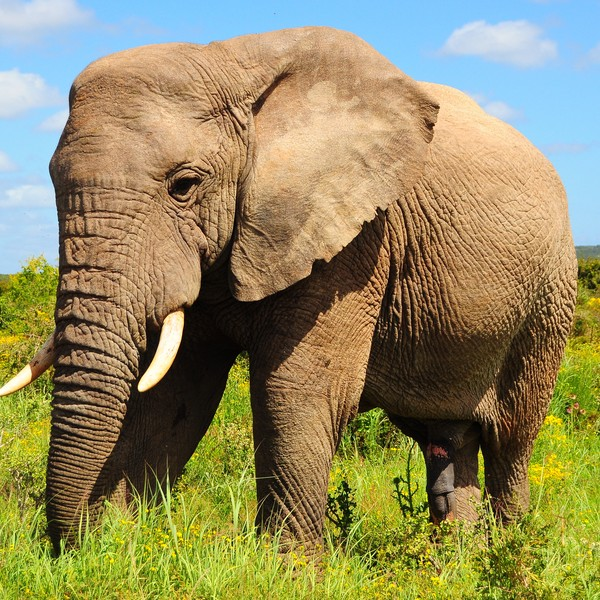
#> input picture pics/elephant.jpg, 600 x 600 px
$ jupyter execute --allow-errors imageFunctions-2.ipynb
#> lines starting #> are read from the running program, lines starting #| are printed output that depends on the picture; long printed decimals are rounded
[cell 1]
import cv2
import numpy as np
from matplotlib import pyplot as plt

[cell 2]
imageGray = cv2.imread("../pics/elephant.jpg", cv2.IMREAD_GRAYSCALE)
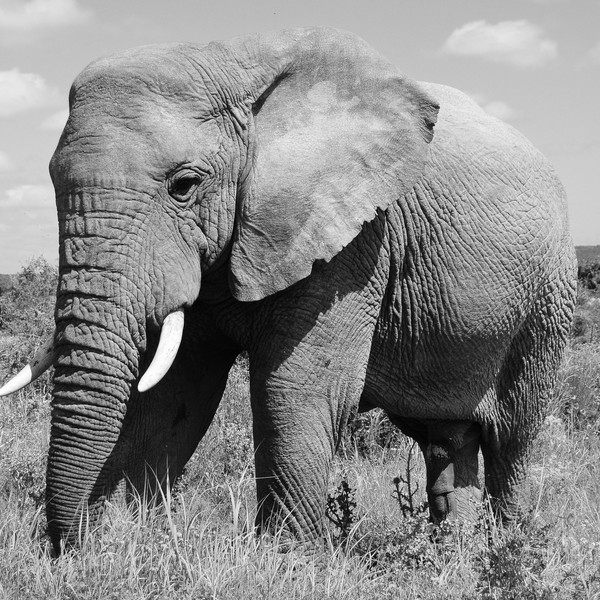
#> imageGray: shape (600, 600); min 0, max 255, mean 136.5
plt.imshow(imageGray, "gray")
plt.show()

imageColor = cv2.imread("../pics/elephant.jpg", cv2.IMREAD_COLOR)
#> imageColor is the input picture: shape (600, 600, 3); mean B, G, R 96.6, 139, 146.9

b,g,r = cv2.split(imageColor)
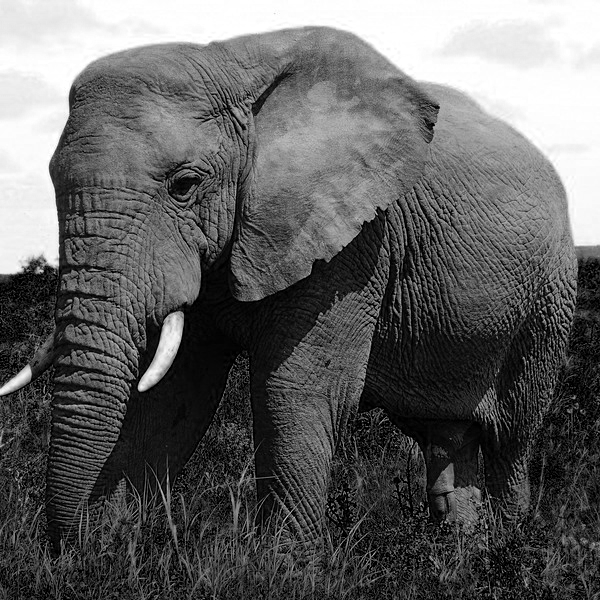
#> b: shape (600, 600); min 0, max 255, mean 96.6
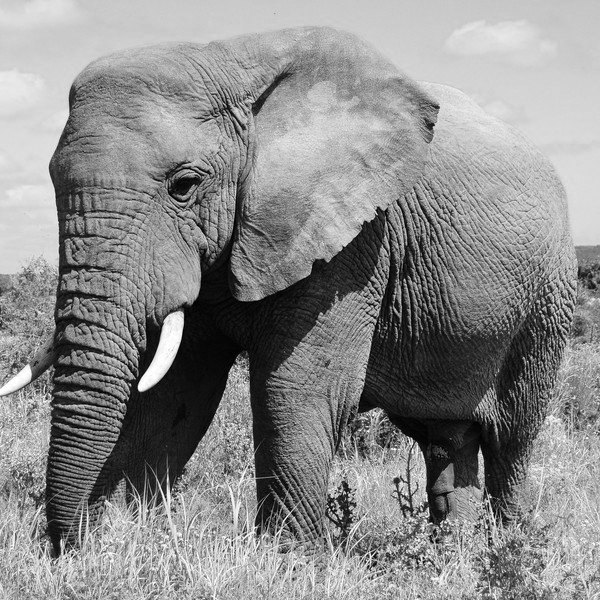
#> g: shape (600, 600); min 0, max 255, mean 139
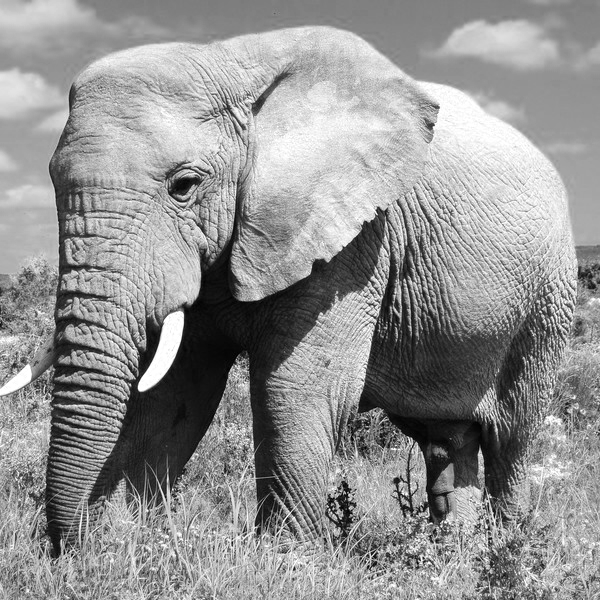
#> r: shape (600, 600); min 0, max 255, mean 146.9
imageColor = cv2.merge((r,g,b))

plt.imshow(imageColor)
plt.show()

[cell 3]
def avgIntensity(image):

    w = image.shape[0]
#> w = 600
    h = image.shape[1]
#> h = 600


    if len(image.shape) == 3: # it is colored
        b,g,r = cv2.split(image)
        ciAvg = np.array([np.sum(b),np.sum(g),np.sum(r)]) / (w*h) # color intesity average
        print( "average intensities: ", ciAvg)
        return ciAvg
    else:
        iAvg = int( np.sum(image) / (w*h) )
#> iAvg = 136
        print( "average intensity: ", iAvg)
#| average intensity:  136
        return iAvg

    return -1 # if haven't returned yet there is a problem

[cell 4]
avgIntensity(imageGray)
avgIntensity(imageColor)
#| average intensities:  [146.920 138.986  96.646]
#> Out = [146.9, 139, 96.65]

[cell 5]
def thresholdImg(image, threshold):
#> called with threshold = 130
    if len(image.shape) == 3: # it is colored
        colors = cv2.split(image)
        if len(threshold) == 3:
            for i in range(3):
                colors[i] = colors[i] * (colors[i] > threshold[i])
        else:
            for i in range(3):
                colors[i] = colors[i] * (colors[i] > threshold)
        return cv2.merge(colors)
    else:
        return image * ( image > threshold )
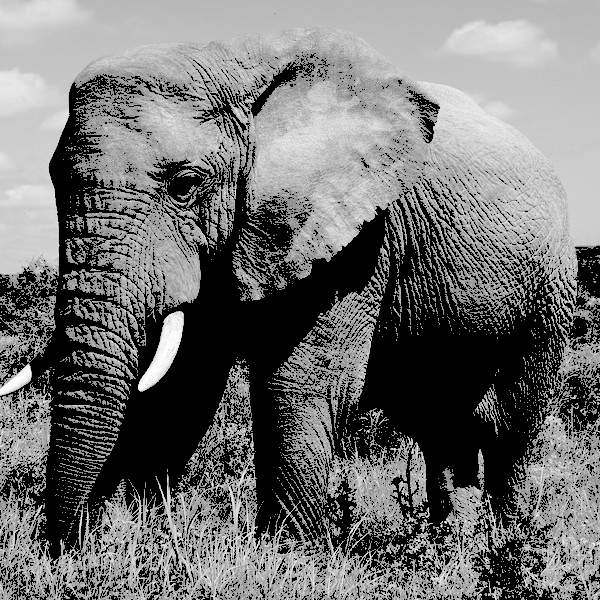
#> returned value: shape (600, 600); min 0, max 255, mean 111.7

    return -1  # if haven't returned yet there is a problem

[cell 6]
threshold = 130
t_image = thresholdImg(imageGray, threshold)

plt.close('all')
plt.subplot(121),plt.imshow(t_image,'gray'),plt.title('TRESHOLDED')
plt.subplot(122),plt.imshow(imageGray,'gray'),plt.title('ORIGINAL')
plt.show()

threshold = [130, 150, 170]
#> (the rest of this cell did not finish here and is left out)

[cell 7]
def tresholdWithAvg(image):
    avgI = avgIntensity(image)
#| average intensity:  136
#> avgI = 136
    return thresholdImg(image, avgI)
#> call 3 of thresholdImg, with threshold = 136
#> in thresholdImg (call 3), `return image * ( image > threshold )`:
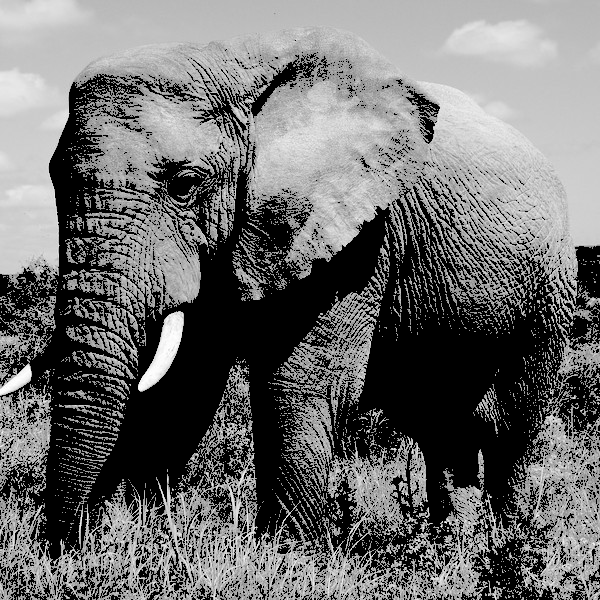
#> returned value: shape (600, 600); min 0, max 255, mean 107.8

[cell 8]
t_image = tresholdWithAvg(imageGray)
plt.close('all')
plt.subplot(121),plt.imshow(t_image,'gray'),plt.title('TRESHOLDED')
plt.subplot(122),plt.imshow(imageGray,'gray'),plt.title('ORIGINAL')
plt.show()

#> (the rest of this cell did not finish here and is left out)

#| average intensities:  [146.920 138.986  96.646]
plt.close('all')
plt.subplot(121),plt.imshow(t_image),plt.title('TRESHOLDED')
plt.subplot(122),plt.imshow(imageColor),plt.title('ORIGINAL')
plt.show()
